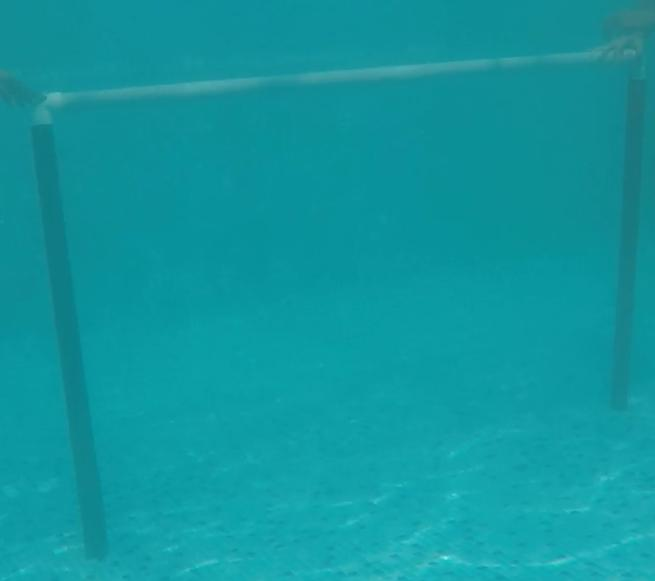
#> input picture opencv/underwater_gate.jpeg, 655 x 581 px, found by its file name
$ python gate.py
#> lines starting #> are read from the running program, lines starting #| are printed output that depends on the picture
import cv2
import numpy as np

def avg_colour(img):

	b, g, r = 0, 0, 0
	for i in range(w):
		for j in range(h):
			b += img[i][j][0]
			g += img[i][j][1]
			r += img[i][j][2]

	return b/total_pixel, g/total_pixel, r/total_pixel

def bg_subtract(frame, bg):


	img = frame
	for i in range(w):
		for j in range(h):

			if( img[i][j][0] - bg[0] < 0 ):
				print("test")
				img[i][j][0] = 255
			else:
				img[i][j][0] -= bg[0]
			if( img[i][j][1] - bg[1] < 0 ):
				print("test")
				img[i][j][1] = 255
			else:
				img[i][j][1] -= bg[1]
			if( img[i][j][2] - bg[2] < 0 ):
				print("test")
				img[i][j][2] = 255
			else:
				img[i][j][2] -= bg[2]

	return img


org = cv2.imread("/home/sub0811/Desktop/practice/opencv/underwater_gate.jpeg")		#10, 150, 160
#> org is the input picture: shape (581, 655, 3); mean B, G, R 158.9, 150.7, 16.2
org = cv2.resize(org, (200, 200))
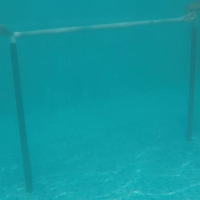
#> org: shape (200, 200, 3); mean B, G, R 158.9, 150.6, 16.1

w = org.shape[0]
#> w = 200
h = org.shape[1]
#> h = 200
total_pixel = w*h
#> total_pixel = 40000

gate = cv2.GaussianBlur(org, (11, 11), 10)

cv2.imshow("Original", gate)

avg = np.array(avg_colour(gate))
#> after the loop in avg_colour, `for i in range(w):`: b = 6355212; g = 6023981; r = 645830
#> avg = [158.9, 150.6, 16.15]
avg = avg.astype(int)
#> avg = [158, 150, 16]

bg_sub = bg_subtract(gate, avg)
#> after the loop in bg_subtract, `for i in range(w):`:
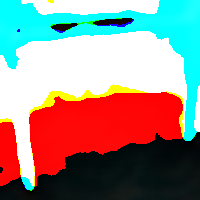
#> img: shape (200, 200, 3); mean B, G, R 136.6, 142, 152.5

cv2.imshow("bg_sub", bg_sub)
cv2.imwrite("bg_sub.jpeg", bg_sub)

# thresh = cv2.threshold(bg,)

# print(avg)
# print(gate[0][0])

cv2.waitKey()

$ run again, with opencv/bg.png saved as opencv/underwater_gate.jpeg
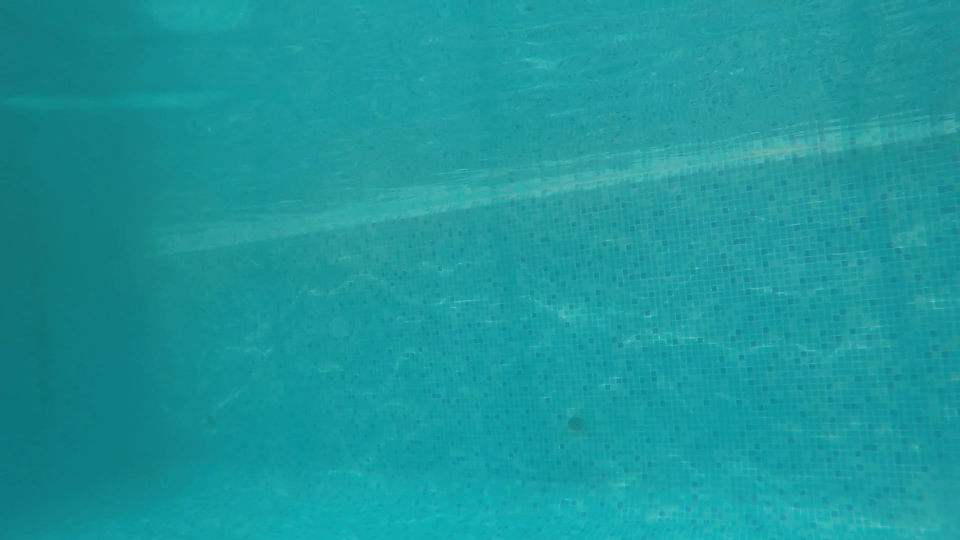
#> input picture opencv/bg.png, 1920 x 1080 px, found by its file name (shown at 1/2 size)
#> org is the input picture: shape (1080, 1920, 3); mean B, G, R 155.3, 150.8, 27.3
#> `org = cv2.resize(org, (200, 200))`:
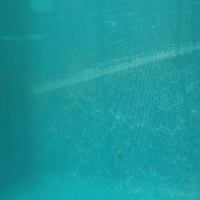
#> org: shape (200, 200, 3); mean B, G, R 155.2, 150.8, 27.2
#> after the loop in avg_colour, `for i in range(w):`: b = 6207639; g = 6030847; r = 1088535
#> `avg = np.array(avg_colour(gate))`: avg = [155.2, 150.8, 27.21]
#> `avg = avg.astype(int)`: avg = [155, 150, 27]
#> after the loop in bg_subtract, `for i in range(w):`:
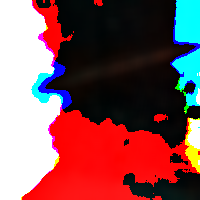
#> img: shape (200, 200, 3); mean B, G, R 85.2, 82.4, 131.4

$ run again, with opencv/orb_test.png saved as opencv/underwater_gate.jpeg
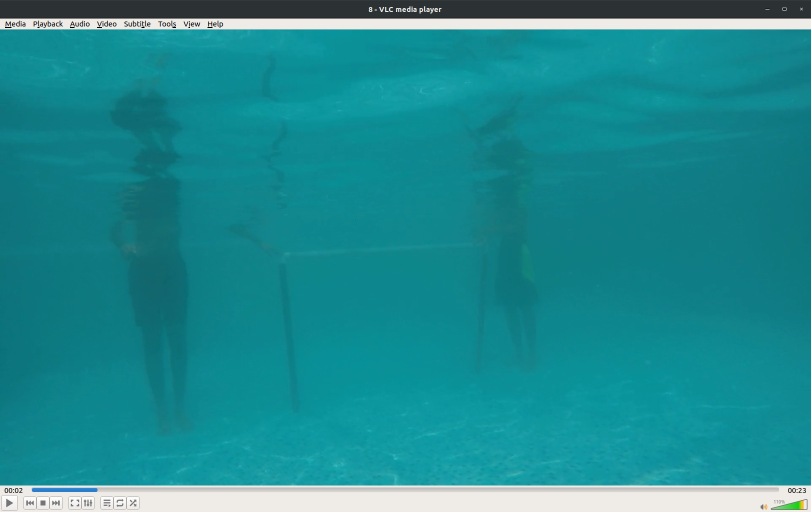
#> input picture opencv/orb_test.png, 1621 x 1023 px, found by its file name (shown at 1/2 size)
#> org is the input picture: shape (1023, 1621, 3); mean B, G, R 145.1, 138.6, 31.4
#> org: shape (200, 200, 3)
#> `gate = cv2.GaussianBlur(org, (11, 11), 10)`:
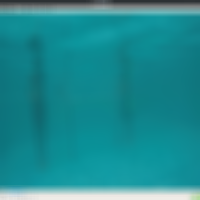
#> gate: shape (200, 200, 3); mean B, G, R 145.5, 139, 31.7
#> after the loop in avg_colour, `for i in range(w):`: b = 5819297; g = 5559113; r = 1266813
#> `avg = np.array(avg_colour(gate))`: avg = [145.5, 139, 31.67]
#> `avg = avg.astype(int)`: avg = [145, 138, 31]
#> after the loop in bg_subtract, `for i in range(w):`:
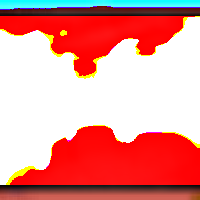
#> img: shape (200, 200, 3); mean B, G, R 144.1, 147.5, 230
